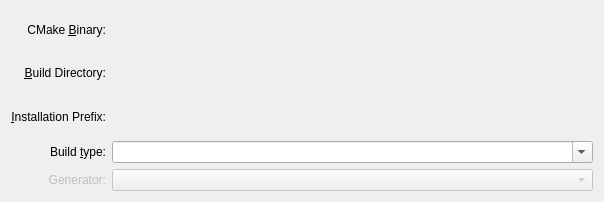
<ui version="4.0" >
 <class>CMakeBuildDirChooser</class>
 <widget class="QWidget" name="CMakeBuildDirChooser" >
  <property name="geometry" >
   <rect>
    <x>0</x>
    <y>0</y>
    <width>604</width>
    <height>202</height>
   </rect>
  </property>
  <property name="minimumSize" >
   <size>
    <width>600</width>
    <height>200</height>
   </size>
  </property>
  <property name="windowTitle" >
   <string>Form</string>
  </property>
  <layout class="QGridLayout" name="gridLayout" >
   <item row="0" column="1" >
    <widget class="KUrlRequester" name="cmakeBin" >
     <property name="sizePolicy" >
      <sizepolicy vsizetype="Preferred" hsizetype="Expanding" >
       <horstretch>0</horstretch>
       <verstretch>0</verstretch>
      </sizepolicy>
     </property>
    </widget>
   </item>
   <item row="1" column="0" >
    <widget class="QLabel" name="label_3" >
     <property name="text" >
      <string>&amp;Build Directory:</string>
     </property>
     <property name="alignment" >
      <set>Qt::AlignRight|Qt::AlignTrailing|Qt::AlignVCenter</set>
     </property>
     <property name="buddy" >
      <cstring>buildFolder</cstring>
     </property>
    </widget>
   </item>
   <item row="1" column="1" >
    <widget class="KUrlRequester" name="buildFolder" />
   </item>
   <item row="2" column="0" >
    <widget class="QLabel" name="label" >
     <property name="text" >
      <string>&amp;Installation Prefix:</string>
     </property>
     <property name="alignment" >
      <set>Qt::AlignRight|Qt::AlignTrailing|Qt::AlignVCenter</set>
     </property>
     <property name="buddy" >
      <cstring>installPrefix</cstring>
     </property>
    </widget>
   </item>
   <item row="2" column="1" >
    <widget class="KUrlRequester" name="installPrefix" >
     <property name="sizePolicy" >
      <sizepolicy vsizetype="Preferred" hsizetype="Expanding" >
       <horstretch>0</horstretch>
       <verstretch>0</verstretch>
      </sizepolicy>
     </property>
    </widget>
   </item>
   <item row="3" column="0" >
    <widget class="QLabel" name="label_2" >
     <property name="text" >
      <string>Build &amp;type:</string>
     </property>
     <property name="alignment" >
      <set>Qt::AlignRight|Qt::AlignTrailing|Qt::AlignVCenter</set>
     </property>
     <property name="buddy" >
      <cstring>buildType</cstring>
     </property>
    </widget>
   </item>
   <item row="3" column="1" >
    <widget class="QComboBox" name="buildType" >
     <property name="editable" >
      <bool>true</bool>
     </property>
     <property name="currentIndex" >
      <number>-1</number>
     </property>
     <item>
      <property name="text" >
       <string>debug</string>
      </property>
     </item>
     <item>
      <property name="text" >
       <string>release</string>
      </property>
     </item>
     <item>
      <property name="text" >
       <string>RelWithDebInfo</string>
      </property>
     </item>
     <item>
      <property name="text" >
       <string>MinSizeRel</string>
      </property>
     </item>
    </widget>
   </item>
   <item row="4" column="0" >
    <widget class="QLabel" name="label_4" >
     <property name="enabled" >
      <bool>false</bool>
     </property>
     <property name="text" >
      <string>Generator:</string>
     </property>
     <property name="alignment" >
      <set>Qt::AlignRight|Qt::AlignTrailing|Qt::AlignVCenter</set>
     </property>
     <property name="buddy" >
      <cstring>generator</cstring>
     </property>
    </widget>
   </item>
   <item row="4" column="1" >
    <widget class="QComboBox" name="generator" >
     <property name="enabled" >
      <bool>false</bool>
     </property>
    </widget>
   </item>
   <item row="0" column="0" >
    <widget class="QLabel" name="label_5" >
     <property name="text" >
      <string>CMake &amp;Binary:</string>
     </property>
     <property name="alignment" >
      <set>Qt::AlignRight|Qt::AlignTrailing|Qt::AlignVCenter</set>
     </property>
     <property name="buddy" >
      <cstring>cmakeBin</cstring>
     </property>
    </widget>
   </item>
  </layout>
  <zorder>cmakeBin</zorder>
  <zorder>label_3</zorder>
  <zorder>buildFolder</zorder>
  <zorder>label</zorder>
  <zorder>installPrefix</zorder>
  <zorder>label_2</zorder>
  <zorder>buildType</zorder>
  <zorder>label_4</zorder>
  <zorder>generator</zorder>
  <zorder>label_5</zorder>
 </widget>
 <customwidgets>
  <customwidget>
   <class>KUrlRequester</class>
   <extends>QFrame</extends>
   <header>kurlrequester.h</header>
  </customwidget>
 </customwidgets>
 <resources/>
 <connections/>
</ui>
